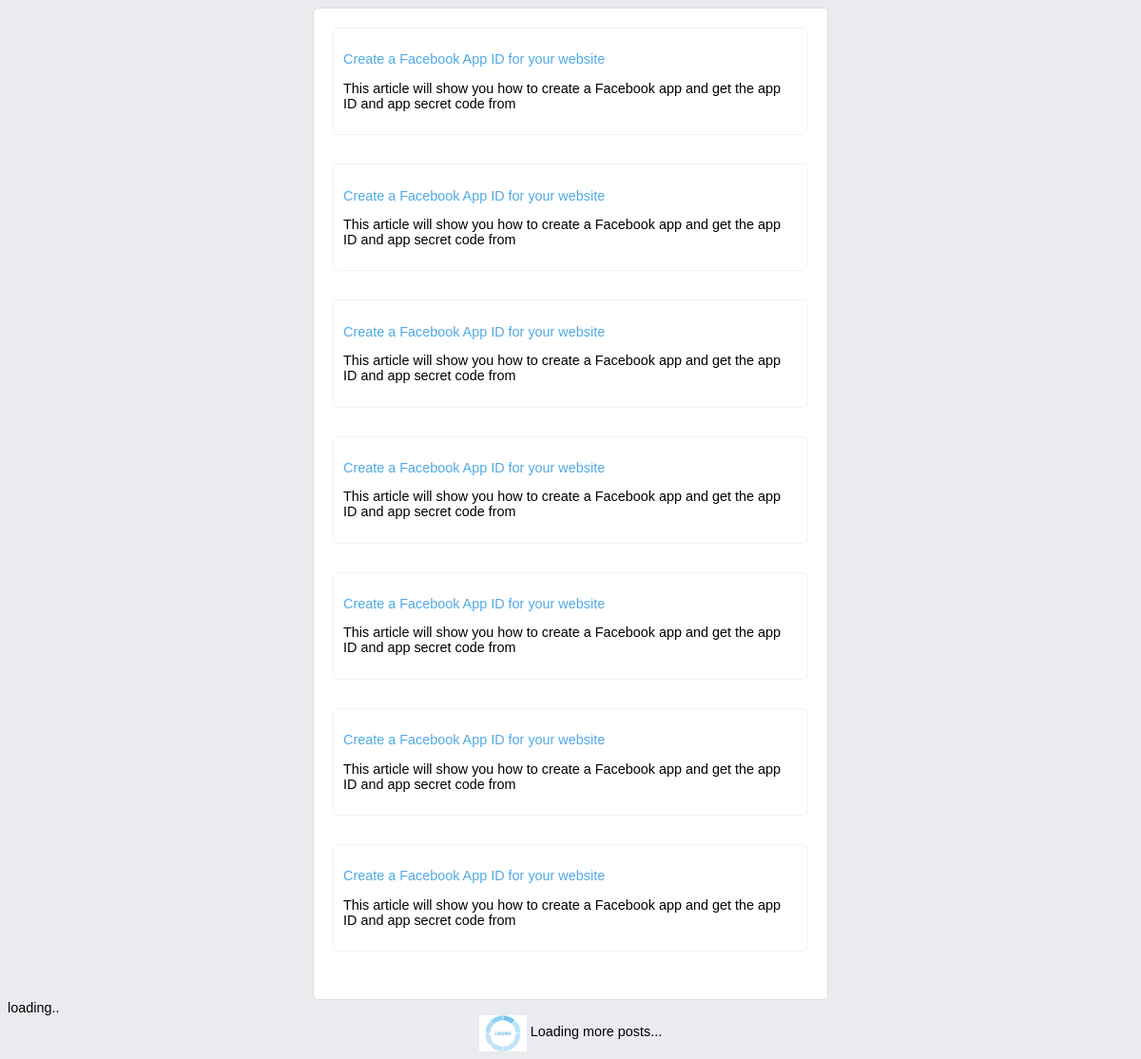
The app's page /index2.php with its own data.
### tables this page shows
CREATE TABLE IF NOT EXISTS `tbl_posts` (
  `id` int(11) NOT NULL AUTO_INCREMENT,
  `title` varchar(100) NOT NULL,
  `link` varchar(255) NOT NULL,
  `content` text NOT NULL,
  PRIMARY KEY (`id`)
);

### index2.php (the view, shortened to what this page needs)
<!DOCTYPE html>
<html>
<head>
</head>
<body>
    <div class="result">    <div class="post-wall">
        <div id="post-list">
            <?php
            require_once('db.php');
            $sqlQuery = "SELECT * FROM tbl_posts ORDER BY id desc LIMIT 7";
            $result = mysqli_query($conn, $sqlQuery);
            ?>
            <?php
            while ($row = mysqli_fetch_assoc($result)) {
                $content = substr($row['content'], 0, 100);
            ?>
                <div class="post-item" id="<?php echo $row['id']; ?>">
                    <p class="post-title"><?php echo $row['title']; ?></p>
                    <p><?php echo $content; ?></p>
                </div>
            <?php
            }
            ?>
        </div>
    </div>
        <div class="loading">loading..</div>
    </div>
    <div class="ajax-loader text-center">
        <img src="LoaderIcon.gif"> Loading more posts...
    </div>
</body>
</html>

### index2.php (style rules this page uses)
body { font-family: Arial; background: #e9ebee; font-size: 0.9em; }
.post-wall { background: #FFF; border: #e0dfdf 1px solid; padding: 20px; border-radius: 5px; margin: 0 auto; width: 500px; }
.post-item { padding: 10px; border: #f3f3f3 1px solid; border-radius: 5px; margin-bottom: 30px; }
.post-title { color: #4faae6; }
.ajax-loader { display: block; text-align: center; }
.ajax-loader img { width: 50px; vertical-align: middle; }

### records on screen
tbl_posts: title "Create a Facebook App ID for your website", content "This article will show you how to create a Facebook app and get the app ID and app secret code from"
tbl_posts: title "Create a Facebook App ID for your website", content "This article will show you how to create a Facebook app and get the app ID and app secret code from"
tbl_posts: title "Create a Facebook App ID for your website", content "This article will show you how to create a Facebook app and get the app ID and app secret code from"
tbl_posts: title "Create a Facebook App ID for your website", content "This article will show you how to create a Facebook app and get the app ID and app secret code from"
tbl_posts: title "Create a Facebook App ID for your website", content "This article will show you how to create a Facebook app and get the app ID and app secret code from"
tbl_posts: title "Create a Facebook App ID for your website", content "This article will show you how to create a Facebook app and get the app ID and app secret code from"
tbl_posts: title "Create a Facebook App ID for your website", content "This article will show you how to create a Facebook app and get the app ID and app secret code from"
